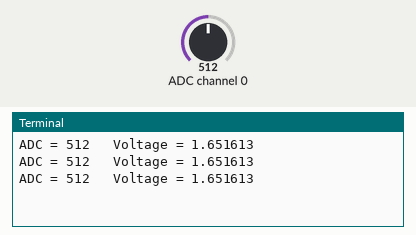
Recording of a program running on a simulated Raspberry Pi (BCM pin numbers). Parts: the last lines printed to the terminal. Inputs (shaded band) come from the test bench; at power-on: ADC channel 0 = 512 (analog values on the 0–1023 scale).

Above: at 1.2 s.
1.3 s: ADC channel 0 set to 716
At 1.9 s:
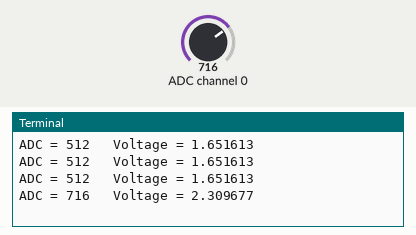
2.8 s: ADC channel 0 set to 900
At 3.4 s:
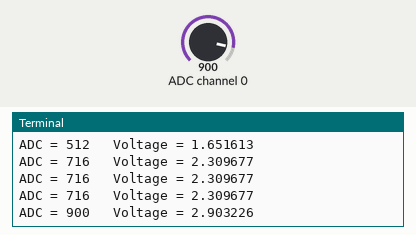
Timing chart, 0 to 5.8 s (numbered marks = the images above; inputs shaded):
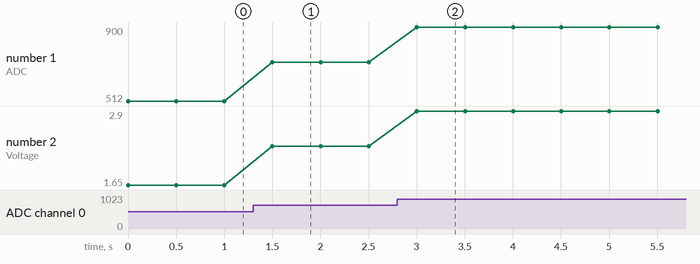

The program:

analog.py
```python
import spidev
import time

spi = spidev.SpiDev()
spi.open(0,0)
spi.max_speed_hz = 1000000

def analog_read(channel):
    r = spi.xfer2([1, (0x08+channel)<<4, 0]) #spi.xfer2# analog_read 함수값을 읽어들임

    adc_out = ((r[1]&0x03)<<8) + r[2]
    return adc_out

while True:
    adc = analog_read(0) #channel
    voltage = adc*3.3/1023
    print("ADC = %d\t Voltage = %f" % (adc, voltage))
    time.sleep(0.5)
```

Measured:
- after the input at 1.3 s, the terminal: prints a new line after 0.20 s (image 1)
- after the input at 2.8 s, the terminal: prints a new line after 0.20 s (image 2)
- plotted number 1: 512 → 716 after the input at 1.3 s, 716 → 900 after the input at 2.8 s
- plotted number 2: 1.65 → 2.31 after the input at 1.3 s, 2.31 → 2.9 after the input at 2.8 s
